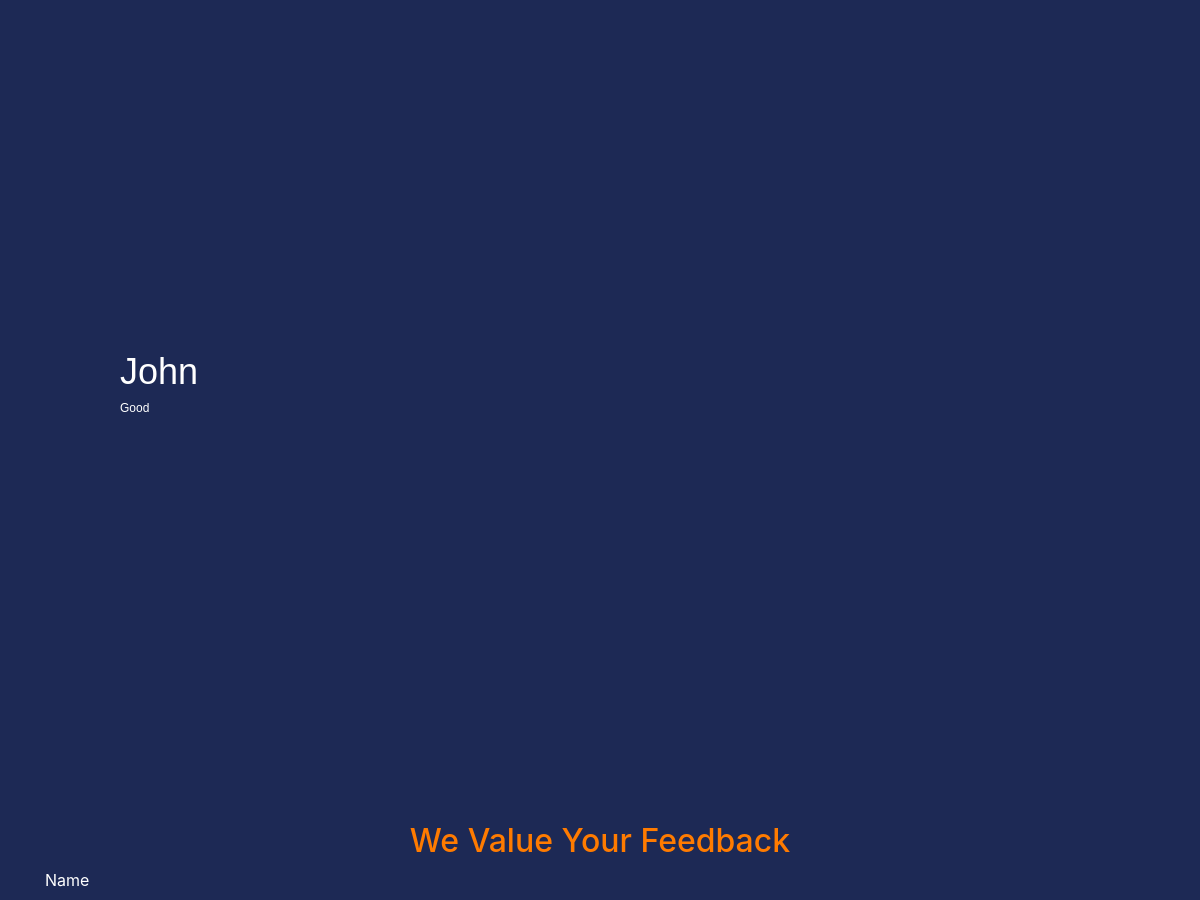
The app's page /goa/ (middle part), older data.
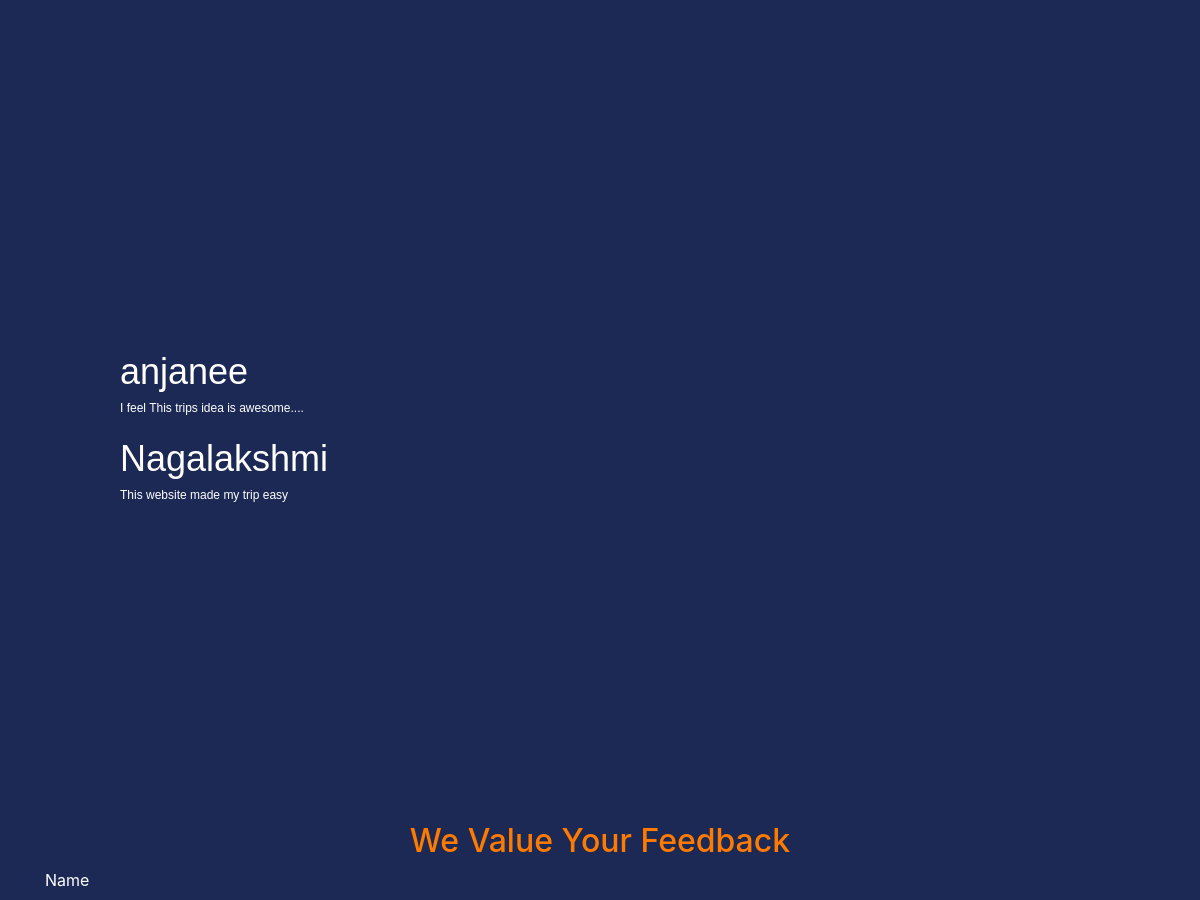
The same page, newer data.
### app1/models.py (models this page shows)
class feedback(models.Model):
    name=models.CharField(max_length=40)
    email=models.EmailField(max_length=40)
    feedback=models.CharField(max_length=200)

### app1/views.py (the view)
# urls.py: path('goa/',goa, name='goa'),
def goa(request):
    f1 = feedbackForm()
    if request.method == 'POST':
        f1 = feedbackForm(request.POST)
        if f1.is_valid():
            f1.save()
            return redirect('app1:goa')
    F=feedback.objects.all()
    return render(request, 'goa.html', {'form': f1,'form1':F})

### template/goa.html (shortened to what this page needs)
{% extends 'base.html' %}
{% load static %}
{% block body %}
<br />
<div id="container_goa">
  <div id="left_div">
    <br />
  </div>
  <div id="right_div">
  </div>
</div>
<div style="width: 100%;height:20vh;padding-left: 10%;margin-bottom: 20%;">
 <form action="" method="post" id="form1">
    {% for i in form1 %}
    <div style="margin-right: 5%;margin-bottom: 2%;">
      <h2 style="color: white;font-family: Verdana, Geneva, Tahoma, sans-serif;font-size: 3vw;">{{i.name}}</h2>
      <h4 style="color: white;font-size: 1vw;font-family: Verdana, Geneva, Tahoma, sans-serif;">{{i.feedback}}</h4>
    </div>
    {% endfor %}
  </form>
</div>
<br>
<div class="container mt-5">
  <h2 class="text-center" id="fd_txt">We Value Your Feedback</h2>
  <form method="post">
    <div class="form-group">
      <label for="name">Name</label>
    </div>
  </form>
</div>
{% endblock body %}

Row changes from the older to the newer data that the page shows:
removed feedback: name "John", feedback "Good"
added feedback: name "anjanee", feedback "I feel This trips idea is awesome...."
added feedback: name "Nagalakshmi", feedback "This website made my trip easy"
